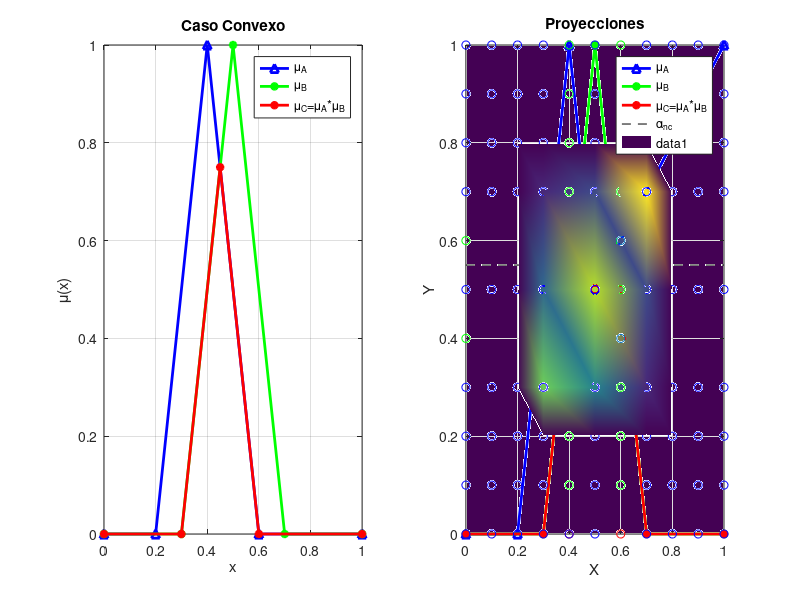
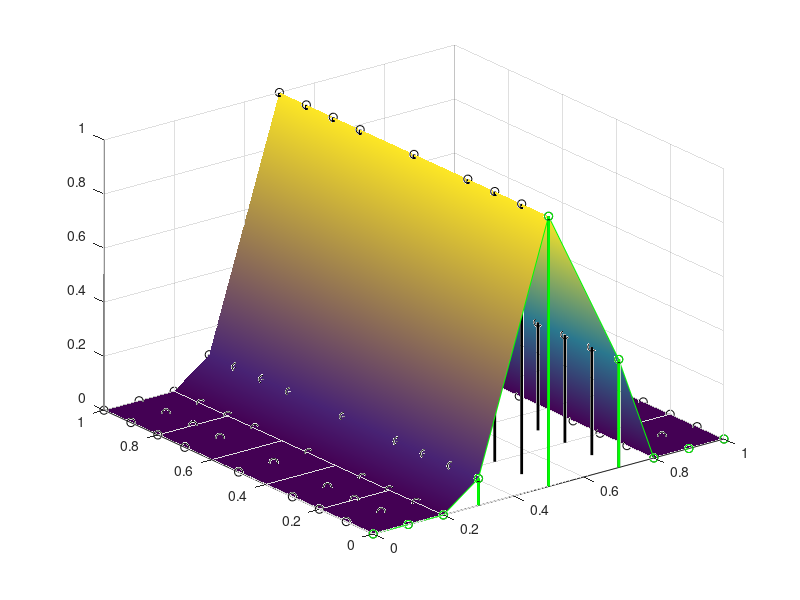
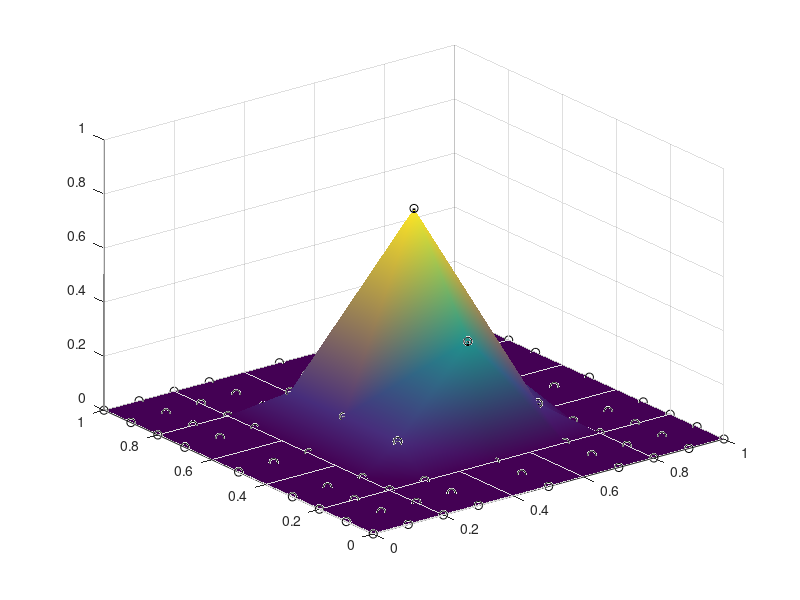
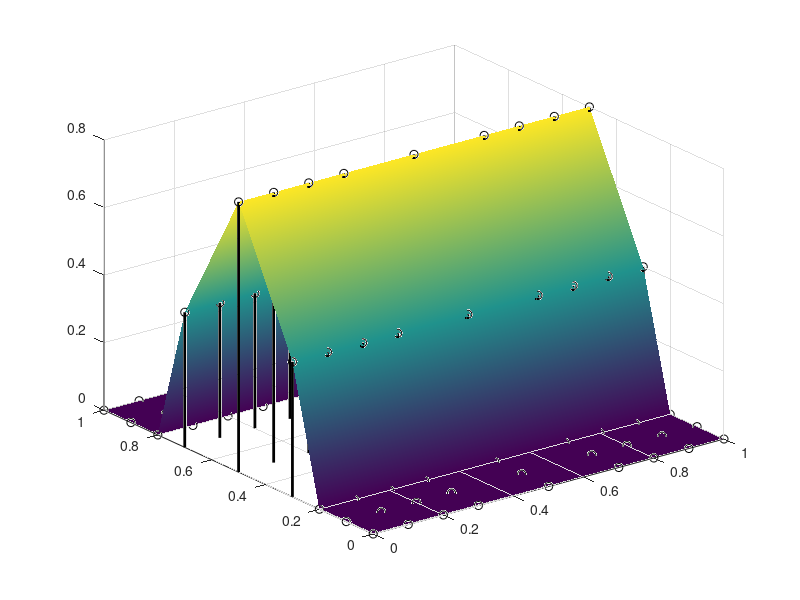

Reproduce these figures in MATLAB, in order. (Note: this script raises an error after producing the figures.)
clear,clc,clf
%% Punto 1
x = -6:0.1:8;
y = 1./(1+(x-1).^2);
plot(x,y,'linewidth',2), hold on, grid on
plot(x(y>=0.5),y(y>=0.5),'bo-','linewidth',2), hold on, grid on
plot([-6,8],[0.5,0.5],'r--')
title('Funcion de pertenencia \mu_C(x)')
ylabel('\mu_C'),xlabel('x')
legend('\mu_C','A_{0.5}')
%% Punto 2
xA = [0,0.2,0.4,0.6,1;0,0,1,0,0];
xB = [0,0.3,0.5,0.7,1;0,0,1,0,0];
xC = [0,0.3,0.45,0.6,1;0,0,0.75,0,0];
subplot(121)
plot(xA(1,:),xA(2,:),'b-^','linewidth',2), hold on, grid on
plot(xB(1,:),xB(2,:),'g-*','linewidth',2)
plot(xC(1,:),xC(2,:),'r-*','linewidth',2)
ylabel('\mu(x)'),xlabel('x')
legend('\mu_{A}','\mu_{B}','\mu_{C}=\mu_{A}*\mu_{B}')
title('Caso Convexo')
xA = [0,0.2,0.4,0.5,1;0,0,1,0.5,1];
xB = [0,0.3,0.5,0.7,1;0,0,1,0,0];
xC = [0,0.3,0.45,0.5,0.5833,0.7,1;0,0,0.75,0.5,0.5833,0,0];
subplot(122)
plot(xA(1,:),xA(2,:),'b-^','linewidth',2), hold on, grid on
plot(xB(1,:),xB(2,:),'g-*','linewidth',2)
plot(xC(1,:),xC(2,:),'r-*','linewidth',2)
plot([0,1],0.55*[1,1],'k--')
ylabel('\mu(x)'),xlabel('x')
legend('\mu_{A}','\mu_{B}','\mu_{C}=\mu_{A}*\mu_{B}','\alpha_{nc}')
title('Caso no Convexo')
%% Punto 3
X = [0.4,0.6];
Y = [0.4,0.6];
Z = [0.2,0.3,0.6,0.8];
stem3(reshape([X;X],1,[]),[Y Y],Z,'linewidth',2),hold on,grid on
stem3(X,[0,0],Z([2 4]),'r','linewidth',2),hold on,grid on
stem3([0,0],Y,Z([3,4]),'g','linewidth',2),hold on,grid on
axis([0,1,0,1,0,1])
zlabel('\mu_{A}'),ylabel('Y'),xlabel('X'),
title('Proyecciones')
%% Punto 4
X = [0.4,0.6];
Z = [0.3,0.5];
stem3(X,[0,0],Z,'b','linewidth',2),hold on,grid on
stem3(X(1)*ones(1,10),(0.1:0.1:1),Z(1)*ones(1,10),'g','linewidth',2),hold on,grid on
stem3(X(2)*ones(1,10),(0.1:0.1:1),Z(2)*ones(1,10),'g','linewidth',2),hold on,grid on
axis([0,1,0,1,0,1])
zlabel('\mu_{A}'),ylabel('Y'),xlabel('X'),
title('Proyecciones')
%% Punto 6
X = [0 0.1 0.2 0.3,0.5,0.7 0.8 0.9 1.0];
Y = [0 0.1 0.2 0.3,0.5,0.7 0.8 0.9 1.0];
Z = zeros(9,9);
Z(4:6,4:6) = [0.7,0.3,0.1;...
              0.4,0.8,0.2;...
              0.1,0.2,0.9];
A = zeros(1,9);
A(4:6) = [0.1,1,0.4];
figure(1)
stem3(repmat(X,9,1),repmat(Y',1,9),Z','b','linewidth',2),hold on,grid on
surf(repmat(X,9,1),repmat(Y',1,9),Z','edgecolor','none','facecolor','interp')
axis([0,1,0,1,0,1])
% A
figure(2)
stem3(repmat(X,9,1),repmat(Y',1,9),repmat(A,9,1),'k','linewidth',2),hold on,grid on
surf(repmat(X,9,1),repmat(Y',1,9),repmat(A,9,1),'edgecolor','none','facecolor','interp')
stem3(X,zeros(1,9),A,'g','linewidth',2)
plot3(X,zeros(1,9),A,'g')
axis([0,1,0,1,0,1])
% graphical intersection begin
figure(5)
surf(repmat(X,9,1),repmat(Y',1,9),Z','edgecolor','none','facecolor','b'),hold on,grid on
surf(repmat(X,9,1),repmat(Y',1,9),repmat(A,9,1),'edgecolor','none','facecolor','r')
axis([0,1,0,1,0,1]), light('Position',[0 0 1],'Style','infinite')
% intersection or MIN op.
RnA = min(repmat(A,9,1),Z');
figure(3)
stem3(repmat(X,9,1),repmat(Y',1,9),RnA,'k','linewidth',2),hold on,grid on
surf(repmat(X,9,1),repmat(Y',1,9),RnA,'edgecolor','none','facecolor','interp')
axis([0,1,0,1,0,1])
% graphical intersection end
figure(6)
surf(repmat(X,9,1),repmat(Y',1,9),RnA,'edgecolor','none','facecolor','b')
axis([0,1,0,1,0,1]), light('Position',[0 0 1],'Style','infinite')
% MAX op.
B = max(RnA,[],2);
figure(4)
stem3(repmat(X,9,1),repmat(Y',1,9),repmat(B,1,9),'k','linewidth',2),hold on,grid on
surf(repmat(X,9,1),repmat(Y',1,9),repmat(B,1,9),'edgecolor','none','facecolor','interp')
stem3(zeros(1,9),Y,B,'g','linewidth',2)
plot3(zeros(1,9),Y,B,'g')
axis([0,1,0,1,0,1])
%% max-min
Z = [0.7,0.3,0.1;...
     0.4,0.8,0.2;...
     0.1,0.2,0.9];
A = [0.1,1,0.4]';
min(repmat(A,1,3),Z)
max(min(repmat(A,1,3),Z),[],1)
%% max-prod
Z = [0.7,0.3,0.1;...
     0.4,0.8,0.2;...
     0.1,0.2,0.9];
A = [0.1,1,0.4]';
repmat(A,1,3).*Z
max(repmat(A,1,3).*Z,[],1)
%% Punto 7
% n = 5
% A = [0,0.1,0.4,0.8,1]'
% B = [0,0.6,1,0.6,0]
% Rmin = min(repmat(A,1,n),repmat(B,n,1))
% Rlzw = min(1,1-repmat(A,1,n)+repmat(B,n,1))
% A_ = [0,0.2,0.8,1,0.1]'
% B_min = max(min(repmat(A_,1,n),Rmin),[],1)
% B_lzw = max(min(repmat(A_,1,n),Rlzw),[],1)
n = 3
A = [0.1,0.4,1.0]'
B = [0.0,1.0,0.2]
Rmin = min(repmat(A,1,n),repmat(B,n,1))
Rlzw = min(1,1-repmat(A,1,n)+repmat(B,n,1))
A_ = [0.1,0.4,1.0]'
B_min = max(min(repmat(A_,1,n),Rmin),[],1)
B_lzw = max(min(repmat(A_,1,n),Rlzw),[],1)
figure(1)
%[X,Y] = meshgrid([0.3,0.5,0.7]);
surf(Rmin,'facecolor','interp'), colormap('gray'),hold on,grid on
stem3(Rmin)
%axis([0,1,0,1,0,1])
figure(2)
surf(Rlzw,'facecolor','interp'), colormap('gray'),hold on,grid on
stem3(Rlzw)
%axis([0,1,0,1,0,1])
%% Punto 8
% s = [B,M,A]; % Bajo, Medio, Alto: s \in [0,5]M
% d = [P,Mn,G]; % Pequena, Mediana, Grande: d \in [0,10]Km 
% c = [I,T,E]; % Inaceptable, Tolerable, Excelente: c \in [0,100]%
B = [-0.1,-0.1,0.7,1.3];
M = [0.7,1.3,2.4,3.0];
A = [2.4,3.0,5.1,5.1];
P = [-0.1,-0.1,0.7,1];
Mn= [0.7,1,3,5];
G = [3,5,10.1,10.1];
I = [-0.1,-0.1,25,40];
T = [25,40,60,75];
E = [60,75,100.1,100.1];
mufun = @(x,p)(max(0,min((x-p(1))/(p(2)-p(1)),min(1,(p(4)-x)/(p(4)-p(3))))));
s = 0:0.1:5;
figure(1)
muB = mufun(s,B);muM = mufun(s,M);muA = mufun(s,A);
plot(s,muB,s,muM,s,muA),hold on,grid on
d = 0:0.1:10;
figure(2)
muP = mufun(d,P);muMn = mufun(d,Mn);muG = mufun(d,G);
plot(d,muP,d,muMn,d,muG),hold on,grid on
c = 0:1:100;
figure(3)
muI = mufun(c,I);muT = mufun(c,T);muE = mufun(c,E);
plot(c,muI,c,muT,c,muE),hold on,grid on
% 
%            Salario S
%            B    M    A
%          ---------------
%  D  P  ||  A |  E |  E |
%  i  Mn ||  I |  A |  E |
%  s  G  ||  I |  A |  E |
%          ---------------
%  width for member function
%
s = 0.1;d = 0.8;
aggrS = max([mufun(s,P),mufun(s,M),mufun(s,G)])
aggrD = max([mufun(d,B),mufun(d,Mn),mufun(d,A)])
intSD = min([aggrS,aggrD])
